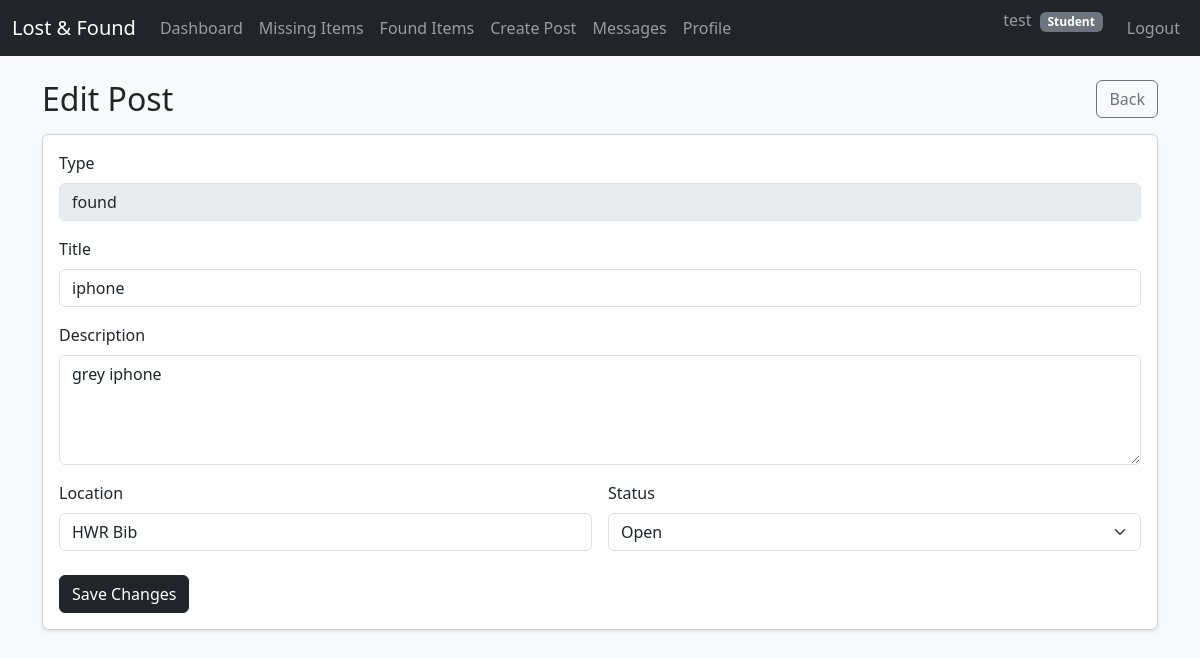
Page /student/post/1/edit (signed in) on the committed database.
### db.py (models this page shows)
class ItemPost(db.Model):
    __tablename__ = "item_posts"
    id = db.Column(db.Integer, primary_key=True)
    post_type = db.Column(db.String(10), nullable=False)
    title = db.Column(db.String(200), nullable=False)
    description = db.Column(db.Text, nullable=False)
    location = db.Column(db.String(200))
    status = db.Column(db.String(20), default="open")
    created_by = db.Column(db.Integer, db.ForeignKey("users.id"), nullable=False)
    created_at = db.Column(db.DateTime, default=datetime.utcnow)
    creator = db.relationship("User", backref="posts")

### app.py (the view, shortened to what this page needs)
@app.route("/student/post/<int:post_id>/edit", methods=["GET", "POST"])
@login_required
def student_edit_post(post_id: int):
    post = ItemPost.query.get(post_id)
    if not post:
        return redirect(url_for("student_dashboard"))
    if post.created_by != session["user_id"]:
        return redirect(url_for("student_dashboard"))
    error = None
    return render_template("student/post_form.html", mode="edit", error=error, post=post)

### app.py (called while the page is built)
def login_required(f):
    from functools import wraps
    @wraps(f)
    def wrapper(*args, **kwargs):
        if "user_id" not in session:
            return redirect(url_for("login"))
        return f(*args, **kwargs)
    return wrapper

### templates/student/post_form.html (shortened to what this page needs)
{% extends 'base.html' %}
{% block content %}
<div class="d-flex justify-content-between align-items-center mb-3">
  <h2 class="mb-0">{% if mode == "edit" %}Edit Post{% else %}Create Post{% endif %}</h2>
  <a class="btn btn-outline-secondary" href="{{ url_for('student_dashboard') }}">Back</a>
</div>
<div class="card shadow-sm">
  <div class="card-body">
    <form method="post">
      {% if mode == "new" %}
        <div class="mb-3">
          <label class="form-label">Type</label>
          <select name="post_type" class="form-select" required>
            <option value="" selected disabled>Choose...</option>
            <option value="lost">Lost</option>
            <option value="found">Found</option>
          </select>
        </div>
      {% else %}
        <div class="mb-3">
          <label class="form-label">Type</label>
          <input class="form-control" value="{{ post.post_type }}" disabled>
        </div>
      {% endif %}
      <div class="mb-3">
        <label class="form-label">Title</label>
        <input name="title" class="form-control" required
               value="{{ post.title if post else '' }}">
      </div>
      <div class="mb-3">
        <label class="form-label">Description</label>
        <textarea name="description" class="form-control" rows="4" required>{{ post.description if post else '' }}</textarea>
      </div>
      <div class="row g-3">
        <div class="col-md-6">
          <label class="form-label">Location</label>
          <input name="location" class="form-control"
                 value="{{ post.location if post and post.location else '' }}">
        </div>
        <div class="col-md-6">
          <label class="form-label">Status</label>
          <select name="status" class="form-select" {% if mode == "new" %}disabled{% endif %}>
            <option value="open"    {% if post and post.status == "open" %}selected{% endif %}>Open</option>
          </select>
        </div>
      </div>
      <div class="mt-4">
        <button class="btn btn-dark" type="submit">
          {% if mode == "edit" %}Save Changes{% else %}Create{% endif %}
        </button>
      </div>
    </form>
  </div>
</div>
{% endblock %}

### rows in the picture
ItemPost: post_type "found", title "iphone", description "grey iphone", location "HWR Bib", status "Open"

### other values in the picture
{{ session.get('username') }} "test"
